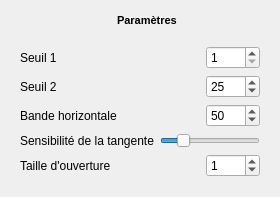
     <widget class="QWidget" name="angleWidget" native="true">
      <property name="minimumSize">
       <size>
        <width>0</width>
        <height>100</height>
       </size>
      </property>
      <layout class="QVBoxLayout" name="verticalLayout_8">
       <item>
        <layout class="QHBoxLayout" name="horizontalLayout_7">
         <item>
          <spacer name="horizontalSpacer_19">
           <property name="orientation">
            <enum>Qt::Horizontal</enum>
           </property>
           <property name="sizeHint" stdset="0">
            <size>
             <width>40</width>
             <height>20</height>
            </size>
           </property>
          </spacer>
         </item>
         <item>
          <widget class="QLabel" name="label_17">
           <property name="text">
            <string/>
           </property>
           <property name="pixmap">
            <pixmap resource="toolbar.qrc">:/images/ui-ruler.png</pixmap>
           </property>
          </widget>
         </item>
         <item>
          <widget class="QLabel" name="label_18">
           <property name="text">
            <string>&lt;!DOCTYPE HTML PUBLIC &quot;-//W3C//DTD HTML 4.0//EN&quot; &quot;http://www.w3.org/TR/REC-html40/strict.dtd&quot;&gt;
&lt;html&gt;&lt;head&gt;&lt;meta name=&quot;qrichtext&quot; content=&quot;1&quot; /&gt;&lt;style type=&quot;text/css&quot;&gt;
p, li { white-space: pre-wrap; }
&lt;/style&gt;&lt;/head&gt;&lt;body style=&quot; font-family:'MS Shell Dlg 2'; font-size:8.25pt; font-weight:400; font-style:normal;&quot;&gt;
&lt;p style=&quot; margin-top:0px; margin-bottom:0px; margin-left:0px; margin-right:0px; -qt-block-indent:0; text-indent:0px;&quot;&gt;&lt;span style=&quot; font-weight:600;&quot;&gt;Paramètres&lt;/span&gt;&lt;/p&gt;&lt;/body&gt;&lt;/html&gt;</string>
           </property>
          </widget>
         </item>
         <item>
          <spacer name="horizontalSpacer_20">
           <property name="orientation">
            <enum>Qt::Horizontal</enum>
           </property>
           <property name="sizeHint" stdset="0">
            <size>
             <width>40</width>
             <height>20</height>
            </size>
           </property>
          </spacer>
         </item>
        </layout>
       </item>
       <item>
        <widget class="QWidget" name="wid4" native="true">
         <property name="sizePolicy">
          <sizepolicy hsizetype="Preferred" vsizetype="Preferred">
           <horstretch>0</horstretch>
           <verstretch>0</verstretch>
          </sizepolicy>
         </property>
         <layout class="QGridLayout" name="angleLayout">
          <property name="sizeConstraint">
           <enum>QLayout::SetDefaultConstraint</enum>
          </property>
          <item row="0" column="0">
           <widget class="QLabel" name="label_Ca_threshold">
            <property name="sizePolicy">
             <sizepolicy hsizetype="Expanding" vsizetype="Preferred">
              <horstretch>0</horstretch>
              <verstretch>0</verstretch>
             </sizepolicy>
            </property>
            <property name="text">
             <string>Seuil 1</string>
            </property>
           </widget>
          </item>
          <item row="0" column="2">
           <widget class="QSpinBox" name="spinBox_Ca_threshold">
            <property name="minimum">
             <number>1</number>
            </property>
            <property name="maximum">
             <number>4</number>
            </property>
            <property name="value">
             <number>1</number>
            </property>
           </widget>
          </item>
          <item row="1" column="0">
           <widget class="QLabel" name="label_Ca_threshold2">
            <property name="sizePolicy">
             <sizepolicy hsizetype="Expanding" vsizetype="Preferred">
              <horstretch>0</horstretch>
              <verstretch>0</verstretch>
             </sizepolicy>
            </property>
            <property name="text">
             <string>Seuil 2</string>
            </property>
            <property name="wordWrap">
             <bool>true</bool>
            </property>
           </widget>
          </item>
          <item row="1" column="2">
           <widget class="QSpinBox" name="spinBox_Ca_threshold2">
            <property name="maximum">
             <number>1000</number>
            </property>
            <property name="value">
             <number>25</number>
            </property>
           </widget>
          </item>
          <item row="2" column="0">
           <widget class="QLabel" name="label_Ca_horizontalBand">
            <property name="sizePolicy">
             <sizepolicy hsizetype="Expanding" vsizetype="Preferred">
              <horstretch>0</horstretch>
              <verstretch>0</verstretch>
             </sizepolicy>
            </property>
            <property name="text">
             <string>Bande horizontale</string>
            </property>
            <property name="wordWrap">
             <bool>true</bool>
            </property>
           </widget>
          </item>
          <item row="2" column="2">
           <widget class="QSpinBox" name="spinBox_Ca_horizontalBand">
            <property name="minimum">
             <number>1</number>
            </property>
            <property name="maximum">
             <number>1000</number>
            </property>
            <property name="singleStep">
             <number>1</number>
            </property>
            <property name="value">
             <number>50</number>
            </property>
           </widget>
          </item>
          <item row="3" column="0">
           <widget class="QLabel" name="label_Ca_tangentSensibility">
            <property name="sizePolicy">
             <sizepolicy hsizetype="Expanding" vsizetype="Preferred">
              <horstretch>0</horstretch>
              <verstretch>0</verstretch>
             </sizepolicy>
            </property>
            <property name="text">
             <string>Sensibilité de la tangente</string>
            </property>
            <property name="wordWrap">
             <bool>true</bool>
            </property>
           </widget>
          </item>
          <item row="4" column="0">
           <widget class="QLabel" name="label_Ca_apertureSize">
            <property name="sizePolicy">
             <sizepolicy hsizetype="Preferred" vsizetype="Preferred">
              <horstretch>0</horstretch>
              <verstretch>0</verstretch>
             </sizepolicy>
            </property>
            <property name="text">
             <string>Taille d'ouverture</string>
            </property>
            <property name="wordWrap">
             <bool>true</bool>
            </property>
           </widget>
          </item>
          <item row="4" column="2">
           <widget class="QSpinBox" name="spinBox_Ca_apertureSize">
            <property name="maximum">
             <number>1000</number>
            </property>
            <property name="value">
             <number>1</number>
            </property>
           </widget>
          </item>
          <item row="0" column="1">
           <spacer name="horizontalSpacer_15">
            <property name="orientation">
             <enum>Qt::Horizontal</enum>
            </property>
            <property name="sizeHint" stdset="0">
             <size>
              <width>40</width>
              <height>20</height>
             </size>
            </property>
           </spacer>
          </item>
          <item row="3" column="1" colspan="2">
           <widget class="QSlider" name="slider_Ca_tangentSensibility">
            <property name="minimum">
             <number>1</number>
            </property>
            <property name="maximum">
             <number>50</number>
            </property>
            <property name="value">
             <number>10</number>
            </property>
            <property name="orientation">
             <enum>Qt::Horizontal</enum>
            </property>
           </widget>
          </item>
         </layout>
        </widget>
       </item>
      </layout>
     </widget>
